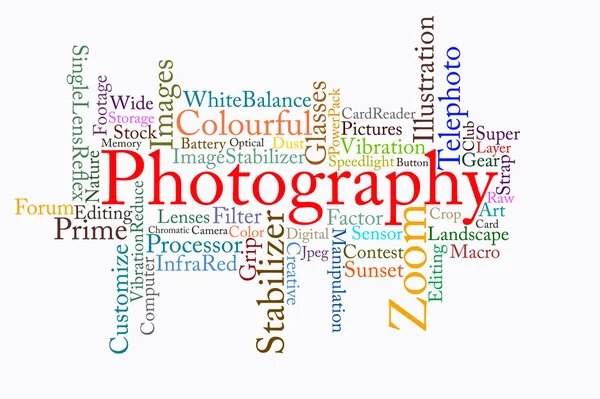
#> input picture image_vitalik/Images/11.jpg, 600 x 399 px
$ python main2.py
#> lines starting #> are read from the running program, lines starting #| are printed output that depends on the picture
from PIL import ImageFilter
from PIL import Image

class ImageEditor():
    # Конструктор
    def __init__(self, filename):
        self.filename = filename # Ім'я файлу зображення
        self.original = None # Оригінальний файл зображення
        self.changed = [] # Список для збереження змінених зображень

    # Функція відкриття файлу зображення

    def open(self):
        try:
            self.original = Image.open(self.filename)
#> self.original is the input picture: PIL image 600x399 RGB; mean R, G, B 239.5, 234.3, 234.1
        except:
            print("Файл не знайдено")

        self.original.show()

    def do_left(self):

        rotated = self.original.transpose(Image.FLIP_LEFT_RIGHT)
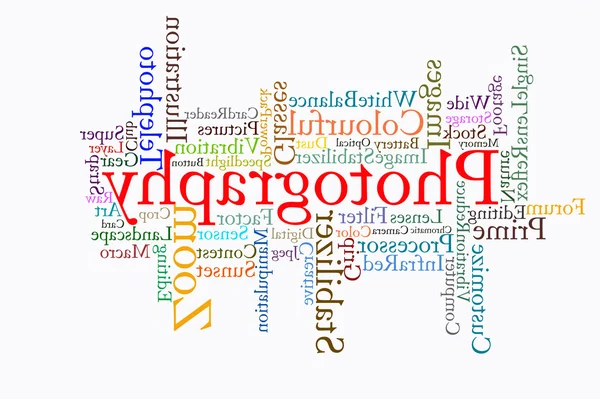
#> rotated: PIL image 600x399 RGB; mean R, G, B 239.5, 234.3, 234.1
        self.changed.append(rotated)

        rotated.save('Images/left.jpg')
        rotated.show()

    def do_cropped(self):
        box = (250, 100, 600, 400)

        cropped = self.original.crop(box)
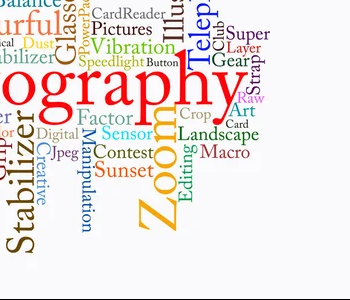
#> cropped: PIL image 350x300 RGB; mean R, G, B 237.6, 229.4, 227.3
        self.changed.append(cropped)
        cropped.save('Images/crop.jpg')

        cropped.show()

MyImage = ImageEditor('Images/11.jpg')

MyImage.open()
MyImage.do_left()
MyImage.do_cropped()
